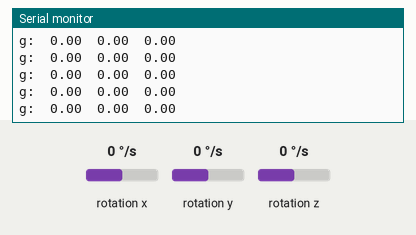
Recording of a sketch running on a simulated Arduino Uno, built for the host (arithmetic inside an expression is 32-bit, double 64-bit). Shown: the last lines printed to the serial monitor. The inputs (shaded band) are chosen by the test bench; at power-on: rotation x 0 °/s, rotation y 0 °/s, rotation z 0 °/s.

Above: at 1.2 s.
1.3 s: rotation x set to -192 °/s
At 2.4 s:
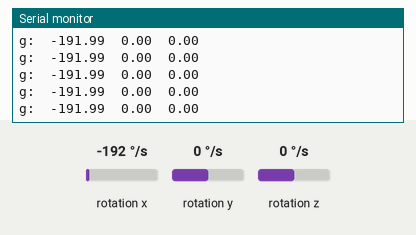
4.3 s: rotation x set to 0 °/s
At 4.9 s:
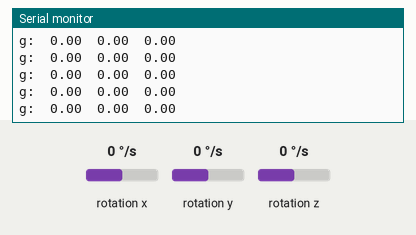
7.3 s: rotation y set to -192 °/s
At 8.1 s:
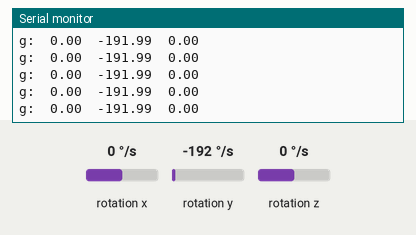
8.8 s: rotation z set to -192 °/s
At 9.6 s:
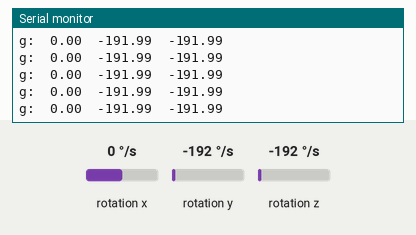

The sketch:

Get_data_from_gyroscope.ino
```cpp
#include "CurieIMU.h"

void setup() {
  Serial.begin(9600); // initialize Serial communication
  while (!Serial);    // wait for the serial port to open

  // initialize device
  Serial.println("Initializing IMU device...");
  CurieIMU.begin();

  // Set the accelerometer range to 250 degrees/second
  CurieIMU.setGyroRange(250);
}

void loop() {
  int gxRaw, gyRaw, gzRaw;         // raw gyro values
  float gx, gy, gz;

  // read raw gyro measurements from device
  CurieIMU.readGyro(gxRaw, gyRaw, gzRaw);

  // convert the raw gyro data to degrees/second
  gx = convertRawGyro(gxRaw);
  gy = convertRawGyro(gyRaw);
  gz = convertRawGyro(gzRaw);

  // display tab-separated gyro x/y/z values
  Serial.print("g:\t");
  Serial.print(gx);
  Serial.print("\t");
  Serial.print(gy);
  Serial.print("\t");
  Serial.print(gz);
  Serial.println();
}

float convertRawGyro(int gRaw) {
  // since we are using 250 degrees/seconds range
  // -250 maps to a raw value of -32768
  // +250 maps to a raw value of 32767

  float g = (gRaw * 250.0) / 32768.0;

  return g;
}
```

Measured:
- after the input at 1.3 s, the serial monitor: prints a new line at once (image 1)
- after the input at 4.3 s, the serial monitor: prints a new line at once (image 2)
- after the input at 7.3 s, the serial monitor: prints a new line at once (image 3)
- after the input at 8.8 s, the serial monitor: prints a new line at once (image 4)
